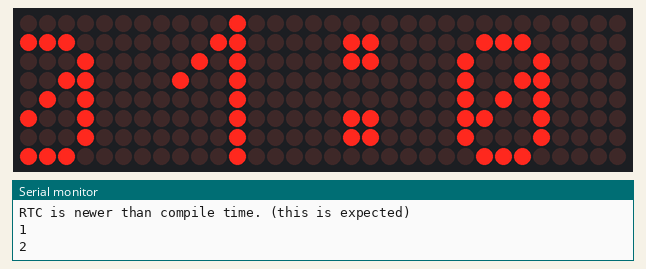
Bench run of a sketch on a simulated Arduino Uno, built with avr-gcc and run on an emulated ATmega328P. Shown: 32×8 LED matrix, the last lines printed to the serial monitor. The local clock reads 2024-03-15 10:24:30 at power-on unless the sketch sets it.

Above: at 0.14 s.
At 5.13 s:
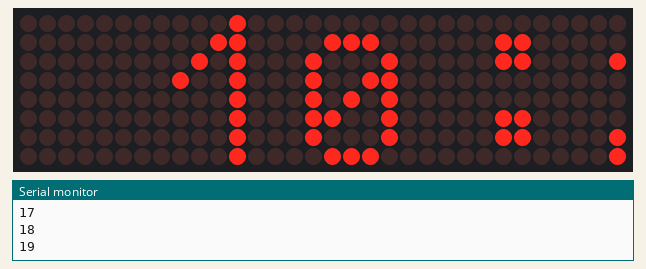
At 10.11 s:
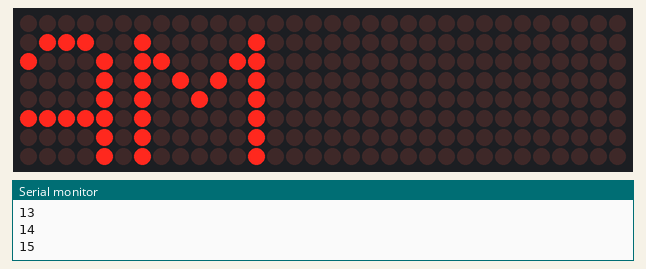
At 20.04 s:
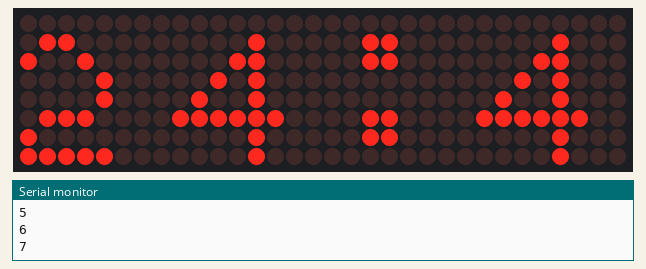
At 29.97 s:
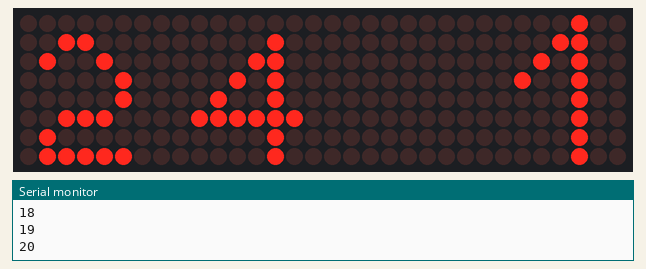
At 39.9 s:
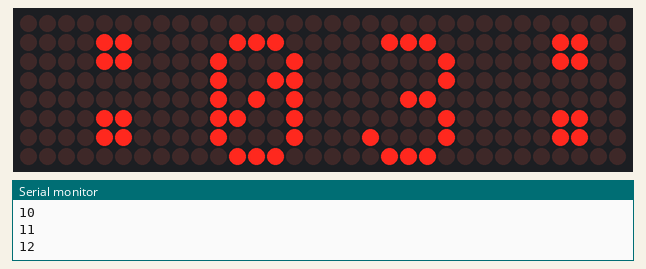

The sketch:

REAL_T_clock.ino
```cpp
#include <LEDMatrixDriver.hpp>
#include <Wire.h>
#include <RtcDS1307.h>


RtcDS1307<TwoWire> Rtc(Wire);
const uint8_t LEDMATRIX_CS_PIN = 10;

const int LEDMATRIX_SEGMENTS = 4;
const int LEDMATRIX_WIDTH    = LEDMATRIX_SEGMENTS * 8;

LEDMatrixDriver lmd(LEDMATRIX_SEGMENTS, LEDMATRIX_CS_PIN);

const int ANIM_DELAY = 60;

void setup() {
      Serial.begin(57600);

    Serial.print("compiled: ");
    Serial.print(__DATE__);
    Serial.println(__TIME__);

        Rtc.Begin();

    RtcDateTime compiled = RtcDateTime(__DATE__, __TIME__);
    printDateTime(compiled);
    Serial.println();

    if (!Rtc.IsDateTimeValid())
    {
        if (Rtc.LastError() != 0)
        {
            Serial.print("RTC communications error = ");
            Serial.println(Rtc.LastError());
        }
        else
        {
            Serial.println("RTC lost confidence in the DateTime!");
            Rtc.SetDateTime(compiled);
        }
    }

    if (!Rtc.GetIsRunning())
    {
        Serial.println("RTC was not actively running, starting now");
        Rtc.SetIsRunning(true);
    }

    RtcDateTime now = Rtc.GetDateTime();
    if (now < compiled)
    {
        Serial.println("RTC is older than compile time!  (Updating DateTime)");
        Rtc.SetDateTime(compiled);
    }
    else if (now > compiled)
    {
        Serial.println("RTC is newer than compile time. (this is expected)");
    }
    else if (now == compiled)
    {
        Serial.println("RTC is the same as compile time! (not expected but all is fine)");
    }

    // never assume the Rtc was last configured by you, so
    // just clear them to your needed state
    Rtc.SetSquareWavePin(DS1307SquareWaveOut_Low);


  lmd.setEnabled(true);
  lmd.setIntensity(2);   // 0 = low, 10 = high
}

int x=0, y=0;   // start top left

const byte MAX7219_Dot_Matrix_font [95] [8]= {
{0,0,0,0,0,0,0,0}, // SPACE
{0x10,0x18,0x18,0x18,0x18,0x00,0x18,0x18}, // EXCL
{0x28,0x28,0x08,0x00,0x00,0x00,0x00,0x00}, // QUOT
{0x00,0x0a,0x7f,0x14,0x28,0xfe,0x50,0x00}, // #
{0x10,0x38,0x54,0x70,0x1c,0x54,0x38,0x10}, // $
{0x00,0x60,0x66,0x08,0x10,0x66,0x06,0x00}, // %
{0x00,0x00,0x00,0x00,0x00,0x00,0x00,0x00}, // &
{0x00,0x10,0x18,0x18,0x08,0x00,0x00,0x00}, // '
{0x02,0x04,0x08,0x08,0x08,0x08,0x08,0x04}, // (
{0x40,0x20,0x10,0x10,0x10,0x10,0x10,0x20}, // )
{0x00,0x10,0x54,0x38,0x10,0x38,0x54,0x10}, // *
{0x00,0x08,0x08,0x08,0x7f,0x08,0x08,0x08}, // +
{0x00,0x00,0x00,0x00,0x00,0x18,0x18,0x08}, // COMMA
{0x00,0x00,0x00,0x00,0x7e,0x00,0x00,0x00}, // -
{0x00,0x00,0x00,0x00,0x00,0x00,0x06,0x06}, // DOT
{0x00,0x04,0x04,0x08,0x10,0x20,0x40,0x40}, // /
{0x00,0x38,0x44,0x4c,0x54,0x64,0x44,0x38}, // 0
{0x04,0x0c,0x14,0x24,0x04,0x04,0x04,0x04}, // 1
{0x00,0x30,0x48,0x04,0x04,0x38,0x40,0x7c}, // 2
{0x00,0x38,0x04,0x04,0x18,0x04,0x44,0x38}, // 3
{0x00,0x04,0x0c,0x14,0x24,0x7e,0x04,0x04}, // 4
{0x00,0x7c,0x40,0x40,0x78,0x04,0x04,0x38}, // 5
{0x00,0x38,0x40,0x40,0x78,0x44,0x44,0x38}, // 6
{0x00,0x7c,0x04,0x04,0x08,0x08,0x10,0x10}, // 7
{0x00,0x3c,0x44,0x44,0x38,0x44,0x44,0x78}, // 8
{0x00,0x38,0x44,0x44,0x3c,0x04,0x04,0x78}, // 9
{0x00,0x18,0x18,0x00,0x00,0x18,0x18,0x00}, // :
{0x00,0x18,0x18,0x00,0x00,0x18,0x18,0x08}, // ;
{0x00,0x10,0x20,0x40,0x80,0x40,0x20,0x10}, // <
{0x00,0x00,0x7e,0x00,0x00,0xfc,0x00,0x00}, // =
{0x00,0x08,0x04,0x02,0x01,0x02,0x04,0x08}, // >
{0x00,0x38,0x44,0x04,0x08,0x10,0x00,0x10}, // ?
{0x00,0x30,0x48,0xba,0xba,0x84,0x78,0x00}, // @
{0x00,0x1c,0x22,0x42,0x42,0x7e,0x42,0x42}, // A
{0x00,0x78,0x44,0x44,0x78,0x44,0x44,0x7c}, // B
{0x00,0x3c,0x44,0x40,0x40,0x40,0x44,0x7c}, // C
{0x00,0x7c,0x42,0x42,0x42,0x42,0x44,0x78}, // D
{0x00,0x78,0x40,0x40,0x70,0x40,0x40,0x7c}, // E
{0x00,0x7c,0x40,0x40,0x78,0x40,0x40,0x40}, // F
{0x00,0x3c,0x40,0x40,0x5c,0x44,0x44,0x78}, // G
{0x00,0x42,0x42,0x42,0x7e,0x42,0x42,0x42}, // H
{0x00,0x7c,0x10,0x10,0x10,0x10,0x10,0x7e}, // I
{0x00,0x7e,0x02,0x02,0x02,0x02,0x04,0x38}, // J
{0x00,0x44,0x48,0x50,0x60,0x50,0x48,0x44}, // K
{0x00,0x40,0x40,0x40,0x40,0x40,0x40,0x7c}, // L
{0x00,0x82,0xc6,0xaa,0x92,0x82,0x82,0x82}, // M
{0x00,0x42,0x42,0x62,0x52,0x4a,0x46,0x42}, // N
{0x00,0x3c,0x42,0x42,0x42,0x42,0x44,0x38}, // O
{0x00,0x78,0x44,0x44,0x48,0x70,0x40,0x40}, // P
{0x00,0x3c,0x42,0x42,0x52,0x4a,0x44,0x3a}, // Q
{0x00,0x78,0x44,0x44,0x78,0x50,0x48,0x44}, // R
{0x00,0x38,0x40,0x40,0x38,0x04,0x04,0x78}, // S
{0x00,0x7e,0x90,0x10,0x10,0x10,0x10,0x10}, // T
{0x00,0x42,0x42,0x42,0x42,0x42,0x42,0x3e}, // U
{0x00,0x42,0x42,0x42,0x42,0x44,0x28,0x10}, // V
{0x80,0x82,0x82,0x92,0x92,0x92,0x94,0x78}, // W
{0x00,0x42,0x42,0x24,0x18,0x24,0x42,0x42}, // X
{0x00,0x44,0x44,0x28,0x10,0x10,0x10,0x10}, // Y
{0x00,0x7c,0x04,0x08,0x7c,0x20,0x40,0xfe}, // Z
{ 0x00, 0x7F, 0x7F, 0x41, 0x41, 0x00, 0x00, 0x00 }, // '['
{ 0x01, 0x03, 0x06, 0x0C, 0x18, 0x30, 0x60, 0x00 }, // backslash
{ 0x00, 0x41, 0x41, 0x7F, 0x7F, 0x00, 0x00, 0x00 }, // ']'
{ 0x08, 0x0C, 0x06, 0x03, 0x06, 0x0C, 0x08, 0x00 }, // '^'
{ 0x80, 0x80, 0x80, 0x80, 0x80, 0x80, 0x80, 0x80 }, // '_'
{ 0x00, 0x00, 0x03, 0x07, 0x04, 0x00, 0x00, 0x00 }, // '`'
{0x00,0x70,0x08,0x08,0x78,0x48,0x48,0x7c}, // 'a'
{0x00,0x40,0x40,0x40,0x78,0x44,0x44,0x78},//b
{0x00,0x3c,0x40,0x40,0x40,0x40,0x3c,0x00},//c
{0x00,0x04,0x04,0x04,0x3c,0x44,0x44,0x3c},//d
{0x00,0x38,0x44,0x64,0x5c,0x40,0x42,0x3c},//e
{0x00,0x18,0x20,0x20,0x70,0x20,0x20,0x20},//f
{0x00,0x70,0x48,0x48,0x38,0x08,0x48,0x38},//g
{0x00,0x40,0x40,0x40,0x70,0x50,0x50,0x50},//h
{0x00,0x10,0x00,0x10,0x10,0x10,0x10,0x10},//i
{0x00,0x10,0x00,0x10,0x10,0x10,0x50,0x30},//j
{0x00,0x40,0x40,0x48,0x50,0x60,0x50,0x48},//k
{0x00,0x10,0x10,0x10,0x10,0x10,0x10,0x68},//l
{0x00,0x00,0x40,0x36,0x2a,0x2a,0x2a,0x2a},//m
{0x00,0x00,0x40,0x3c,0x24,0x24,0x24,0x24},//n
{0x00,0x00,0x38,0x44,0x44,0x44,0x38,0x00},//o
{0x00,0xb0,0x48,0x48,0x70,0x40,0x40,0x40},//p
{0x00,0x32,0x4c,0x4c,0x34,0x04,0x04,0x04},//q
{0x00,0x08,0x50,0x30,0x20,0x20,0x20,0x20},//r
{0x00,0x38,0x44,0x40,0x38,0x04,0x44,0x38},//s
{0x00,0x20,0x20,0x70,0x20,0x20,0x20,0x18},//t
{0x00,0x00,0x48,0x48,0x48,0x48,0x3c,0x00},//u
{0x00,0x00,0x44,0x44,0x44,0x44,0x28,0x10},//v
{0x00,0x00,0x00,0x44,0x44,0x54,0x28,0x00},//w
{0x00,0x00,0x42,0x24,0x18,0x18,0x24,0x42},//x
{0x00,0x48,0x28,0x18,0x08,0x08,0x28,0x18},//y
{0x00,0x00,0x78,0x10,0x20,0x40,0x78,0x00},
{ 0x00, 0x00, 0x00, 0x77, 0x77, 0x00, 0x00, 0x00 }, // '|'
{ 0x41, 0x41, 0x77, 0x3E, 0x08, 0x08, 0x00, 0x00 }, // '}'
{ 0x02, 0x03, 0x01, 0x03, 0x02, 0x03, 0x01, 0x00 }, // '~'
};  //  end of MAX7219_Dot_Matrix_font

RtcDateTime time_to_update;
int count=0;


void loop()
{
  count++;
  Serial.println(count);
  if(count > 20)
  {
    count = 0;
    RtcDateTime now = Rtc.GetDateTime();
    time_to_update = now;
  }
  printDateTime(time_to_update);
}


void drawString(char* text, int len, int x, int y )
{
  for( int idx = 0; idx < len; idx ++ )
  {
    char c = text[idx];// - 32;
    if((c >= ' ') && (c <= 126))
    {
      c = c - ' ';
        if( x + idx * 8  > LEDMATRIX_WIDTH )
      return;

    if( 8 + x + idx * 8 > 0 )
    {
      drawLetter( MAX7219_Dot_Matrix_font[c], x + idx * 8, y, 8, 8 );
    }


    }
  }
}

void drawLetter( byte* Letter ,int x, int y, int width, int height )
{
  byte mask = B10000000;

  for( int iy = 0; iy < height; iy++ )
  {
    for( int ix = 0; ix < width; ix++ )
    {
      lmd.setPixel(x + ix, y + iy, (bool)(Letter[iy] & mask ));
      mask = mask >> 1;
    }
    mask = B10000000;
  }
}


#define countof(a) (sizeof(a) / sizeof(a[0]))


void printDateTime(const RtcDateTime& dt)
{
char ki;
char ty,tz;
char datestring[40];
if(dt.Hour()>12)
{
   ki=dt.Hour()-12;
    ty='P';
    tz='M';

}
else
{
  ki=dt.Hour();
   ty='A';
   tz='M';
}


    snprintf_P(datestring,
            countof(datestring),
              PSTR( "%02u:%02u:%02u %02u:%02u:%02u %c%c"),

           dt.Day(),
            dt.Month(),
          dt.Year(),
           ki,
            dt.Minute(),
            dt.Second(),
            ty,
            tz

             );

              int len = strlen(datestring);
  drawString(datestring, len, x, 0);
  lmd.display();
  if( --x < len * -8) {
    x = LEDMATRIX_WIDTH;
  }

  delay(ANIM_DELAY);
}
```
